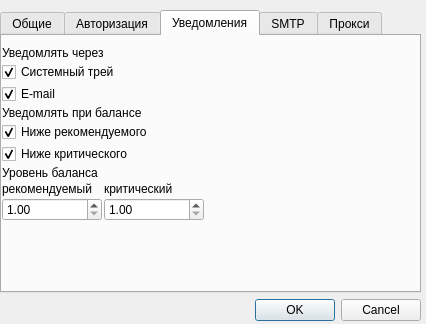
<?xml version="1.0" encoding="UTF-8"?>
<ui version="4.0">
 <class>SettingsDialog</class>
 <widget class="QDialog" name="SettingsDialog">
  <property name="geometry">
   <rect>
    <x>0</x>
    <y>0</y>
    <width>426</width>
    <height>324</height>
   </rect>
  </property>
  <property name="windowTitle">
   <string>Настройки</string>
  </property>
  <widget class="QWidget" name="verticalLayoutWidget">
   <property name="geometry">
    <rect>
     <x>0</x>
     <y>10</y>
     <width>421</width>
     <height>311</height>
    </rect>
   </property>
   <layout class="QVBoxLayout" name="dialogLayout">
    <item>
     <widget class="QTabWidget" name="tabWidget">
      <property name="currentIndex">
       <number>2</number>
      </property>
      <widget class="QWidget" name="mainTab">
       <attribute name="title">
        <string>Общие</string>
       </attribute>
       <widget class="QWidget" name="verticalLayoutWidget_4">
        <property name="geometry">
         <rect>
          <x>0</x>
          <y>0</y>
          <width>371</width>
          <height>211</height>
         </rect>
        </property>
        <layout class="QVBoxLayout" name="mainSetLayout">
         <property name="topMargin">
          <number>0</number>
         </property>
         <item>
          <widget class="QCheckBox" name="autoStartCheckBox">
           <property name="text">
            <string>Автозагрузка при входе в систему</string>
           </property>
          </widget>
         </item>
         <item>
          <widget class="QCheckBox" name="autoUpdateCheckBox">
           <property name="enabled">
            <bool>true</bool>
           </property>
           <property name="text">
            <string>Автообновление баланса</string>
           </property>
           <property name="checkable">
            <bool>true</bool>
           </property>
           <property name="checked">
            <bool>true</bool>
           </property>
          </widget>
         </item>
         <item>
          <layout class="QHBoxLayout" name="periodLayout">
           <item>
            <widget class="QLabel" name="periodLabel">
             <property name="text">
              <string>Каждый</string>
             </property>
            </widget>
           </item>
           <item>
            <spacer name="horizontalSpacer_5">
             <property name="orientation">
              <enum>Qt::Horizontal</enum>
             </property>
             <property name="sizeHint" stdset="0">
              <size>
               <width>40</width>
               <height>20</height>
              </size>
             </property>
            </spacer>
           </item>
           <item>
            <widget class="QSpinBox" name="periodSpinBox">
             <property name="minimumSize">
              <size>
               <width>50</width>
               <height>0</height>
              </size>
             </property>
            </widget>
           </item>
           <item>
            <widget class="QLabel" name="hourseLabel">
             <property name="text">
              <string>час</string>
             </property>
            </widget>
           </item>
          </layout>
         </item>
         <item>
          <spacer name="verticalSpacer_4">
           <property name="orientation">
            <enum>Qt::Vertical</enum>
           </property>
           <property name="sizeHint" stdset="0">
            <size>
             <width>20</width>
             <height>40</height>
            </size>
           </property>
          </spacer>
         </item>
        </layout>
       </widget>
      </widget>
      <widget class="QWidget" name="authTab">
       <attribute name="title">
        <string>Авторизация</string>
       </attribute>
       <widget class="QWidget" name="formLayoutWidget">
        <property name="geometry">
         <rect>
          <x>0</x>
          <y>0</y>
          <width>411</width>
          <height>251</height>
         </rect>
        </property>
        <layout class="QFormLayout" name="authLayout">
         <property name="fieldGrowthPolicy">
          <enum>QFormLayout::AllNonFixedFieldsGrow</enum>
         </property>
         <item row="0" column="0">
          <widget class="QLabel" name="loginLabel">
           <property name="text">
            <string>Логин:</string>
           </property>
          </widget>
         </item>
         <item row="0" column="1">
          <widget class="QLineEdit" name="login">
           <property name="text">
            <string>anonymous</string>
           </property>
          </widget>
         </item>
         <item row="1" column="0">
          <widget class="QLabel" name="pasLabel">
           <property name="text">
            <string>Пароль:</string>
           </property>
          </widget>
         </item>
         <item row="1" column="1">
          <widget class="QLineEdit" name="password">
           <property name="inputMethodHints">
            <set>Qt::ImhHiddenText|Qt::ImhNoAutoUppercase|Qt::ImhNoPredictiveText|Qt::ImhSensitiveData</set>
           </property>
           <property name="text">
            <string>12345</string>
           </property>
           <property name="echoMode">
            <enum>QLineEdit::Password</enum>
           </property>
          </widget>
         </item>
        </layout>
       </widget>
      </widget>
      <widget class="QWidget" name="noticeTab">
       <attribute name="title">
        <string>Уведомления</string>
       </attribute>
       <widget class="QWidget" name="verticalLayoutWidget_6">
        <property name="geometry">
         <rect>
          <x>0</x>
          <y>10</y>
          <width>371</width>
          <height>201</height>
         </rect>
        </property>
        <layout class="QVBoxLayout" name="noticeLayout">
         <property name="spacing">
          <number>2</number>
         </property>
         <item>
          <widget class="QLabel" name="noticeViaLabel">
           <property name="text">
            <string>Уведомлять через</string>
           </property>
          </widget>
         </item>
         <item>
          <widget class="QCheckBox" name="noticeTrayCheckBox">
           <property name="text">
            <string>Системный трей</string>
           </property>
           <property name="checked">
            <bool>true</bool>
           </property>
          </widget>
         </item>
         <item>
          <widget class="QCheckBox" name="noticeEmailCheckBox">
           <property name="text">
            <string>E-mail</string>
           </property>
           <property name="checked">
            <bool>true</bool>
           </property>
          </widget>
         </item>
         <item>
          <widget class="QLabel" name="noticeByLevelLabel">
           <property name="text">
            <string>Уведомлять при балансе</string>
           </property>
          </widget>
         </item>
         <item>
          <widget class="QCheckBox" name="lowerWarning">
           <property name="text">
            <string>Ниже рекомендуемого</string>
           </property>
           <property name="checked">
            <bool>true</bool>
           </property>
          </widget>
         </item>
         <item>
          <widget class="QCheckBox" name="lowerCritical">
           <property name="text">
            <string>Ниже критического</string>
           </property>
           <property name="checked">
            <bool>true</bool>
           </property>
          </widget>
         </item>
         <item>
          <widget class="QLabel" name="balanceLevelLabel">
           <property name="text">
            <string>Уровень баланса</string>
           </property>
          </widget>
         </item>
         <item>
          <layout class="QGridLayout" name="gridLayout">
           <item row="1" column="0">
            <widget class="QDoubleSpinBox" name="warningSpinBox">
             <property name="minimum">
              <double>1.000000000000000</double>
             </property>
             <property name="maximum">
              <double>9999.989999999999782</double>
             </property>
            </widget>
           </item>
           <item row="1" column="1">
            <widget class="QDoubleSpinBox" name="criticalSpinBox">
             <property name="minimum">
              <double>1.000000000000000</double>
             </property>
             <property name="maximum">
              <double>9999.989999999999782</double>
             </property>
            </widget>
           </item>
           <item row="0" column="1">
            <widget class="QLabel" name="criticalLabel">
             <property name="minimumSize">
              <size>
               <width>100</width>
               <height>0</height>
              </size>
             </property>
             <property name="maximumSize">
              <size>
               <width>100</width>
               <height>16777215</height>
              </size>
             </property>
             <property name="text">
              <string>критический</string>
             </property>
            </widget>
           </item>
           <item row="0" column="0">
            <widget class="QLabel" name="warningLabel">
             <property name="minimumSize">
              <size>
               <width>100</width>
               <height>0</height>
              </size>
             </property>
             <property name="maximumSize">
              <size>
               <width>100</width>
               <height>16777215</height>
              </size>
             </property>
             <property name="text">
              <string>рекомендуемый</string>
             </property>
            </widget>
           </item>
           <item row="1" column="2">
            <spacer name="horizontalSpacer">
             <property name="orientation">
              <enum>Qt::Horizontal</enum>
             </property>
             <property name="sizeHint" stdset="0">
              <size>
               <width>40</width>
               <height>20</height>
              </size>
             </property>
            </spacer>
           </item>
          </layout>
         </item>
         <item>
          <spacer name="verticalSpacer_6">
           <property name="orientation">
            <enum>Qt::Vertical</enum>
           </property>
           <property name="sizeHint" stdset="0">
            <size>
             <width>20</width>
             <height>40</height>
            </size>
           </property>
          </spacer>
         </item>
        </layout>
       </widget>
      </widget>
      <widget class="QWidget" name="smtpTab">
       <attribute name="title">
        <string>SMTP</string>
       </attribute>
       <widget class="QWidget" name="formLayoutWidget_2">
        <property name="geometry">
         <rect>
          <x>0</x>
          <y>0</y>
          <width>411</width>
          <height>251</height>
         </rect>
        </property>
        <layout class="QFormLayout" name="mailLayout">
         <item row="0" column="0">
          <widget class="QLabel" name="smtpServerLabel">
           <property name="text">
            <string>Сервер</string>
           </property>
          </widget>
         </item>
         <item row="0" column="1">
          <widget class="QLineEdit" name="smtpServer">
           <property name="text">
            <string>smtp.gmail.com</string>
           </property>
          </widget>
         </item>
         <item row="1" column="0">
          <widget class="QLabel" name="smtpPortLabel">
           <property name="text">
            <string>Порт</string>
           </property>
          </widget>
         </item>
         <item row="1" column="1">
          <widget class="QLineEdit" name="smtpPort">
           <property name="text">
            <string>554</string>
           </property>
          </widget>
         </item>
         <item row="2" column="0">
          <widget class="QLabel" name="smtpLoginLabel">
           <property name="text">
            <string>Логин</string>
           </property>
          </widget>
         </item>
         <item row="2" column="1">
          <widget class="QLineEdit" name="smtpLogin"/>
         </item>
         <item row="3" column="0">
          <widget class="QLabel" name="smtpPassLabel">
           <property name="text">
            <string>Пароль</string>
           </property>
          </widget>
         </item>
         <item row="3" column="1">
          <widget class="QLineEdit" name="smtpPass">
           <property name="echoMode">
            <enum>QLineEdit::Password</enum>
           </property>
          </widget>
         </item>
        </layout>
       </widget>
      </widget>
      <widget class="QWidget" name="proxyTab">
       <attribute name="title">
        <string>Прокси</string>
       </attribute>
       <widget class="QWidget" name="verticalLayoutWidget_2">
        <property name="geometry">
         <rect>
          <x>0</x>
          <y>10</y>
          <width>421</width>
          <height>241</height>
         </rect>
        </property>
        <layout class="QVBoxLayout" name="verticalLayout">
         <item>
          <widget class="QRadioButton" name="withoutProxyRadio">
           <property name="text">
            <string>Без прокси</string>
           </property>
           <property name="checked">
            <bool>true</bool>
           </property>
          </widget>
         </item>
         <item>
          <widget class="QRadioButton" name="httpProxyRadio">
           <property name="text">
            <string>Http</string>
           </property>
          </widget>
         </item>
         <item>
          <widget class="QRadioButton" name="socks5ProxyRadio">
           <property name="text">
            <string>Socks5</string>
           </property>
          </widget>
         </item>
         <item>
          <layout class="QGridLayout" name="gridLayout_2">
           <item row="0" column="1">
            <widget class="QLabel" name="proxyPortLabel">
             <property name="text">
              <string>Порт</string>
             </property>
            </widget>
           </item>
           <item row="1" column="0">
            <widget class="QLineEdit" name="adressProxy">
             <property name="minimumSize">
              <size>
               <width>80</width>
               <height>20</height>
              </size>
             </property>
             <property name="maximumSize">
              <size>
               <width>100</width>
               <height>20</height>
              </size>
             </property>
            </widget>
           </item>
           <item row="1" column="1">
            <widget class="QLineEdit" name="portProxy">
             <property name="minimumSize">
              <size>
               <width>40</width>
               <height>20</height>
              </size>
             </property>
             <property name="maximumSize">
              <size>
               <width>40</width>
               <height>20</height>
              </size>
             </property>
            </widget>
           </item>
           <item row="0" column="0">
            <widget class="QLabel" name="adressProxyLabel">
             <property name="text">
              <string>Адрес</string>
             </property>
            </widget>
           </item>
           <item row="1" column="2">
            <spacer name="horizontalSpacer_2">
             <property name="orientation">
              <enum>Qt::Horizontal</enum>
             </property>
             <property name="sizeHint" stdset="0">
              <size>
               <width>40</width>
               <height>20</height>
              </size>
             </property>
            </spacer>
           </item>
          </layout>
         </item>
         <item>
          <spacer name="verticalSpacer">
           <property name="orientation">
            <enum>Qt::Vertical</enum>
           </property>
           <property name="sizeHint" stdset="0">
            <size>
             <width>20</width>
             <height>40</height>
            </size>
           </property>
          </spacer>
         </item>
        </layout>
       </widget>
      </widget>
     </widget>
    </item>
    <item>
     <widget class="QDialogButtonBox" name="buttonBox">
      <property name="orientation">
       <enum>Qt::Horizontal</enum>
      </property>
      <property name="standardButtons">
       <set>QDialogButtonBox::Cancel|QDialogButtonBox::Ok</set>
      </property>
     </widget>
    </item>
   </layout>
  </widget>
 </widget>
 <resources/>
 <connections>
  <connection>
   <sender>buttonBox</sender>
   <signal>accepted()</signal>
   <receiver>SettingsDialog</receiver>
   <slot>accept()</slot>
   <hints>
    <hint type="sourcelabel">
     <x>248</x>
     <y>254</y>
    </hint>
    <hint type="destinationlabel">
     <x>157</x>
     <y>274</y>
    </hint>
   </hints>
  </connection>
  <connection>
   <sender>buttonBox</sender>
   <signal>rejected()</signal>
   <receiver>SettingsDialog</receiver>
   <slot>reject()</slot>
   <hints>
    <hint type="sourcelabel">
     <x>316</x>
     <y>260</y>
    </hint>
    <hint type="destinationlabel">
     <x>286</x>
     <y>274</y>
    </hint>
   </hints>
  </connection>
 </connections>
</ui>
